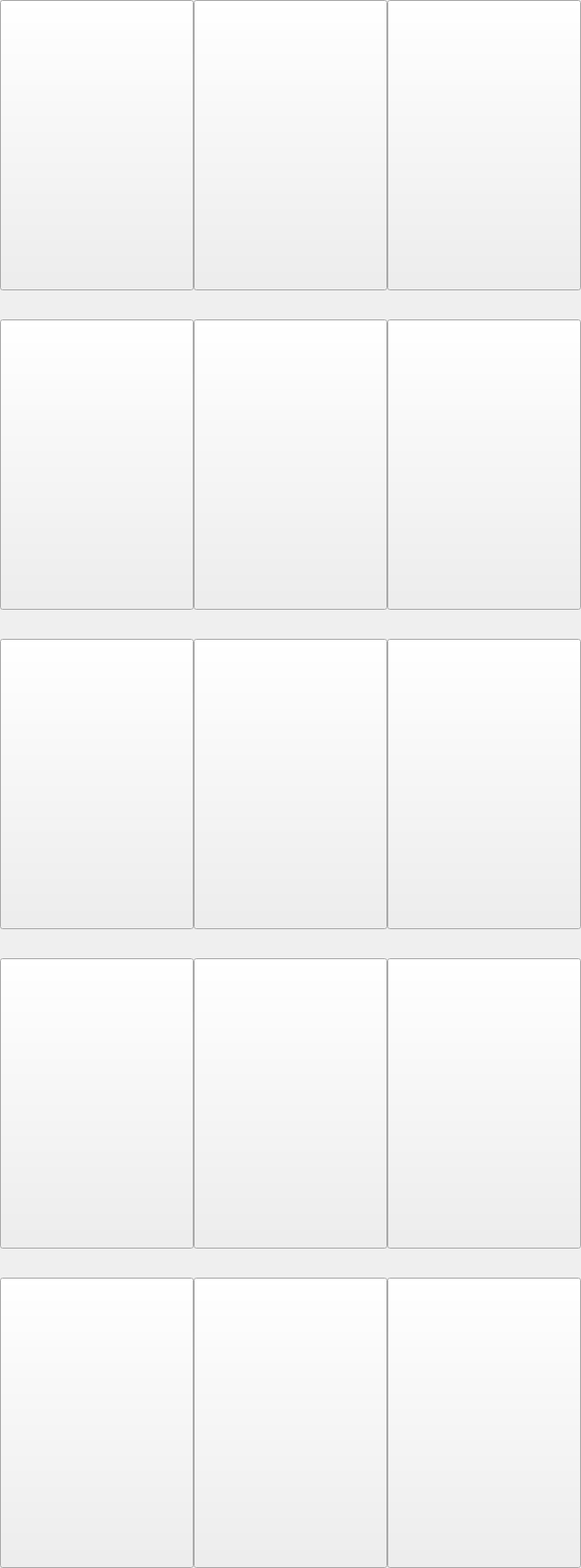
                      <widget class="QWidget" name="scrollAreaWidgetContents">
                       <property name="geometry">
                        <rect>
                         <x>0</x>
                         <y>0</y>
                         <width>600</width>
                         <height>1620</height>
                        </rect>
                       </property>
                       <layout class="QGridLayout" name="gridLayout_3">
                        <property name="leftMargin">
                         <number>0</number>
                        </property>
                        <property name="topMargin">
                         <number>0</number>
                        </property>
                        <property name="rightMargin">
                         <number>0</number>
                        </property>
                        <property name="bottomMargin">
                         <number>0</number>
                        </property>
                        <property name="horizontalSpacing">
                         <number>0</number>
                        </property>
                        <property name="verticalSpacing">
                         <number>30</number>
                        </property>
                        <item row="3" column="1">
                         <widget class="QPushButton" name="btn_the_witcher">
                          <property name="minimumSize">
                           <size>
                            <width>200</width>
                            <height>300</height>
                           </size>
                          </property>
                          <property name="maximumSize">
                           <size>
                            <width>200</width>
                            <height>16777215</height>
                           </size>
                          </property>
                          <property name="cursor">
                           <cursorShape>PointingHandCursor</cursorShape>
                          </property>
                          <property name="text">
                           <string/>
                          </property>
                          <property name="icon">
                           <iconset>
                            <normaloff>../movie_posters/The_Witcher.png</normaloff>../movie_posters/The_Witcher.png</iconset>
                          </property>
                          <property name="iconSize">
                           <size>
                            <width>200</width>
                            <height>270</height>
                           </size>
                          </property>
                         </widget>
                        </item>
                        <item row="2" column="0">
                         <widget class="QPushButton" name="btn_the_sopranos">
                          <property name="minimumSize">
                           <size>
                            <width>200</width>
                            <height>300</height>
                           </size>
                          </property>
                          <property name="maximumSize">
                           <size>
                            <width>200</width>
                            <height>16777215</height>
                           </size>
                          </property>
                          <property name="cursor">
                           <cursorShape>PointingHandCursor</cursorShape>
                          </property>
                          <property name="text">
                           <string/>
                          </property>
                          <property name="icon">
                           <iconset>
                            <normaloff>../movie_posters/The_Sopranos.png</normaloff>../movie_posters/The_Sopranos.png</iconset>
                          </property>
                          <property name="iconSize">
                           <size>
                            <width>200</width>
                            <height>270</height>
                           </size>
                          </property>
                         </widget>
                        </item>
                        <item row="3" column="2">
                         <widget class="QPushButton" name="btn_the_social_network">
                          <property name="minimumSize">
                           <size>
                            <width>200</width>
                            <height>300</height>
                           </size>
                          </property>
                          <property name="maximumSize">
                           <size>
                            <width>200</width>
                            <height>16777215</height>
                           </size>
                          </property>
                          <property name="cursor">
                           <cursorShape>PointingHandCursor</cursorShape>
                          </property>
                          <property name="text">
                           <string/>
                          </property>
                          <property name="icon">
                           <iconset>
                            <normaloff>../movie_posters/The_Social_Network.png</normaloff>../movie_posters/The_Social_Network.png</iconset>
                          </property>
                          <property name="iconSize">
                           <size>
                            <width>200</width>
                            <height>270</height>
                           </size>
                          </property>
                         </widget>
                        </item>
                        <item row="0" column="0">
                         <widget class="QPushButton" name="btn_breaking_bad">
                          <property name="minimumSize">
                           <size>
                            <width>200</width>
                            <height>300</height>
                           </size>
                          </property>
                          <property name="maximumSize">
                           <size>
                            <width>200</width>
                            <height>16777215</height>
                           </size>
                          </property>
                          <property name="cursor">
                           <cursorShape>PointingHandCursor</cursorShape>
                          </property>
                          <property name="text">
                           <string/>
                          </property>
                          <property name="icon">
                           <iconset>
                            <normaloff>../movie_posters/breakingbad.png</normaloff>../movie_posters/breakingbad.png</iconset>
                          </property>
                          <property name="iconSize">
                           <size>
                            <width>200</width>
                            <height>270</height>
                           </size>
                          </property>
                         </widget>
                        </item>
                        <item row="2" column="1">
                         <widget class="QPushButton" name="btn_you">
                          <property name="minimumSize">
                           <size>
                            <width>200</width>
                            <height>300</height>
                           </size>
                          </property>
                          <property name="maximumSize">
                           <size>
                            <width>200</width>
                            <height>16777215</height>
                           </size>
                          </property>
                          <property name="cursor">
                           <cursorShape>PointingHandCursor</cursorShape>
                          </property>
                          <property name="text">
                           <string/>
                          </property>
                          <property name="icon">
                           <iconset>
                            <normaloff>../movie_posters/You.png</normaloff>../movie_posters/You.png</iconset>
                          </property>
                          <property name="iconSize">
                           <size>
                            <width>200</width>
                            <height>270</height>
                           </size>
                          </property>
                         </widget>
                        </item>
                        <item row="1" column="1">
                         <widget class="QPushButton" name="btn_shrek">
                          <property name="minimumSize">
                           <size>
                            <width>200</width>
                            <height>300</height>
                           </size>
                          </property>
                          <property name="maximumSize">
                           <size>
                            <width>200</width>
                            <height>16777215</height>
                           </size>
                          </property>
                          <property name="cursor">
                           <cursorShape>PointingHandCursor</cursorShape>
                          </property>
                          <property name="text">
                           <string/>
                          </property>
                          <property name="icon">
                           <iconset>
                            <normaloff>../movie_posters/Shrek.png</normaloff>../movie_posters/Shrek.png</iconset>
                          </property>
                          <property name="iconSize">
                           <size>
                            <width>200</width>
                            <height>270</height>
                           </size>
                          </property>
                         </widget>
                        </item>
                        <item row="1" column="2">
                         <widget class="QPushButton" name="btn_the_godfather">
                          <property name="minimumSize">
                           <size>
                            <width>200</width>
                            <height>300</height>
                           </size>
                          </property>
                          <property name="maximumSize">
                           <size>
                            <width>200</width>
                            <height>16777215</height>
                           </size>
                          </property>
                          <property name="cursor">
                           <cursorShape>PointingHandCursor</cursorShape>
                          </property>
                          <property name="text">
                           <string/>
                          </property>
                          <property name="icon">
                           <iconset>
                            <normaloff>../movie_posters/The_Godfather.png</normaloff>../movie_posters/The_Godfather.png</iconset>
                          </property>
                          <property name="iconSize">
                           <size>
                            <width>200</width>
                            <height>270</height>
                           </size>
                          </property>
                         </widget>
                        </item>
                        <item row="4" column="1">
                         <widget class="QPushButton" name="btn_black_mirror">
                          <property name="minimumSize">
                           <size>
                            <width>200</width>
                            <height>300</height>
                           </size>
                          </property>
                          <property name="maximumSize">
                           <size>
                            <width>200</width>
                            <height>16777215</height>
                           </size>
                          </property>
                          <property name="cursor">
                           <cursorShape>PointingHandCursor</cursorShape>
                          </property>
                          <property name="text">
                           <string/>
                          </property>
                          <property name="icon">
                           <iconset>
                            <normaloff>../movie_posters/Black_Mirror.png</normaloff>../movie_posters/Black_Mirror.png</iconset>
                          </property>
                          <property name="iconSize">
                           <size>
                            <width>200</width>
                            <height>270</height>
                           </size>
                          </property>
                         </widget>
                        </item>
                        <item row="1" column="0">
                         <widget class="QPushButton" name="btn_narcos">
                          <property name="minimumSize">
                           <size>
                            <width>200</width>
                            <height>300</height>
                           </size>
                          </property>
                          <property name="maximumSize">
                           <size>
                            <width>200</width>
                            <height>16777215</height>
                           </size>
                          </property>
                          <property name="cursor">
                           <cursorShape>PointingHandCursor</cursorShape>
                          </property>
                          <property name="text">
                           <string/>
                          </property>
                          <property name="icon">
                           <iconset>
                            <normaloff>../movie_posters/Narcos.png</normaloff>../movie_posters/Narcos.png</iconset>
                          </property>
                          <property name="iconSize">
                           <size>
                            <width>200</width>
                            <height>270</height>
                           </size>
                          </property>
                         </widget>
                        </item>
                        <item row="4" column="0">
                         <widget class="QPushButton" name="btn_stranger_things">
                          <property name="minimumSize">
                           <size>
                            <width>200</width>
                            <height>300</height>
                           </size>
                          </property>
                          <property name="maximumSize">
                           <size>
                            <width>200</width>
                            <height>16777215</height>
                           </size>
                          </property>
                          <property name="cursor">
                           <cursorShape>PointingHandCursor</cursorShape>
                          </property>
                          <property name="text">
                           <string/>
                          </property>
                          <property name="icon">
                           <iconset>
                            <normaloff>../movie_posters/Stranger_Things.png</normaloff>../movie_posters/Stranger_Things.png</iconset>
                          </property>
                          <property name="iconSize">
                           <size>
                            <width>200</width>
                            <height>270</height>
                           </size>
                          </property>
                         </widget>
                        </item>
                        <item row="2" column="2">
                         <widget class="QPushButton" name="btn_shrek_2">
                          <property name="minimumSize">
                           <size>
                            <width>200</width>
                            <height>300</height>
                           </size>
                          </property>
                          <property name="maximumSize">
                           <size>
                            <width>200</width>
                            <height>16777215</height>
                           </size>
                          </property>
                          <property name="cursor">
                           <cursorShape>PointingHandCursor</cursorShape>
                          </property>
                          <property name="text">
                           <string/>
                          </property>
                          <property name="icon">
                           <iconset>
                            <normaloff>../movie_posters/Shrek_2.png</normaloff>../movie_posters/Shrek_2.png</iconset>
                          </property>
                          <property name="iconSize">
                           <size>
                            <width>200</width>
                            <height>270</height>
                           </size>
                          </property>
                         </widget>
                        </item>
                        <item row="0" column="2">
                         <widget class="QPushButton" name="btn_american_psycho">
                          <property name="minimumSize">
                           <size>
                            <width>200</width>
                            <height>300</height>
                           </size>
                          </property>
                          <property name="maximumSize">
                           <size>
                            <width>200</width>
                            <height>16777215</height>
                           </size>
                          </property>
                          <property name="cursor">
                           <cursorShape>PointingHandCursor</cursorShape>
                          </property>
                          <property name="text">
                           <string/>
                          </property>
                          <property name="icon">
                           <iconset>
                            <normaloff>../movie_posters/American_Psycho.png</normaloff>../movie_posters/American_Psycho.png</iconset>
                          </property>
                          <property name="iconSize">
                           <size>
                            <width>200</width>
                            <height>270</height>
                           </size>
                          </property>
                         </widget>
                        </item>
                        <item row="4" column="2">
                         <widget class="QPushButton" name="btn_adventure_time">
                          <property name="minimumSize">
                           <size>
                            <width>200</width>
                            <height>300</height>
                           </size>
                          </property>
                          <property name="maximumSize">
                           <size>
                            <width>200</width>
                            <height>16777215</height>
                           </size>
                          </property>
                          <property name="cursor">
                           <cursorShape>PointingHandCursor</cursorShape>
                          </property>
                          <property name="text">
                           <string/>
                          </property>
                          <property name="icon">
                           <iconset>
                            <normaloff>../movie_posters/Adventure_Time.png</normaloff>../movie_posters/Adventure_Time.png</iconset>
                          </property>
                          <property name="iconSize">
                           <size>
                            <width>200</width>
                            <height>270</height>
                           </size>
                          </property>
                         </widget>
                        </item>
                        <item row="0" column="1">
                         <widget class="QPushButton" name="btn_mr_robot">
                          <property name="minimumSize">
                           <size>
                            <width>200</width>
                            <height>300</height>
                           </size>
                          </property>
                          <property name="maximumSize">
                           <size>
                            <width>200</width>
                            <height>16777215</height>
                           </size>
                          </property>
                          <property name="cursor">
                           <cursorShape>PointingHandCursor</cursorShape>
                          </property>
                          <property name="text">
                           <string/>
                          </property>
                          <property name="icon">
                           <iconset>
                            <normaloff>../movie_posters/Mr._Robot.png</normaloff>../movie_posters/Mr._Robot.png</iconset>
                          </property>
                          <property name="iconSize">
                           <size>
                            <width>200</width>
                            <height>270</height>
                           </size>
                          </property>
                         </widget>
                        </item>
                        <item row="3" column="0">
                         <widget class="QPushButton" name="btn_cobra_kai">
                          <property name="minimumSize">
                           <size>
                            <width>200</width>
                            <height>300</height>
                           </size>
                          </property>
                          <property name="maximumSize">
                           <size>
                            <width>200</width>
                            <height>16777215</height>
                           </size>
                          </property>
                          <property name="cursor">
                           <cursorShape>PointingHandCursor</cursorShape>
                          </property>
                          <property name="text">
                           <string/>
                          </property>
                          <property name="icon">
                           <iconset>
                            <normaloff>../movie_posters/Cobra_Kai.png</normaloff>../movie_posters/Cobra_Kai.png</iconset>
                          </property>
                          <property name="iconSize">
                           <size>
                            <width>200</width>
                            <height>270</height>
                           </size>
                          </property>
                         </widget>
                        </item>
                       </layout>
                      </widget>
